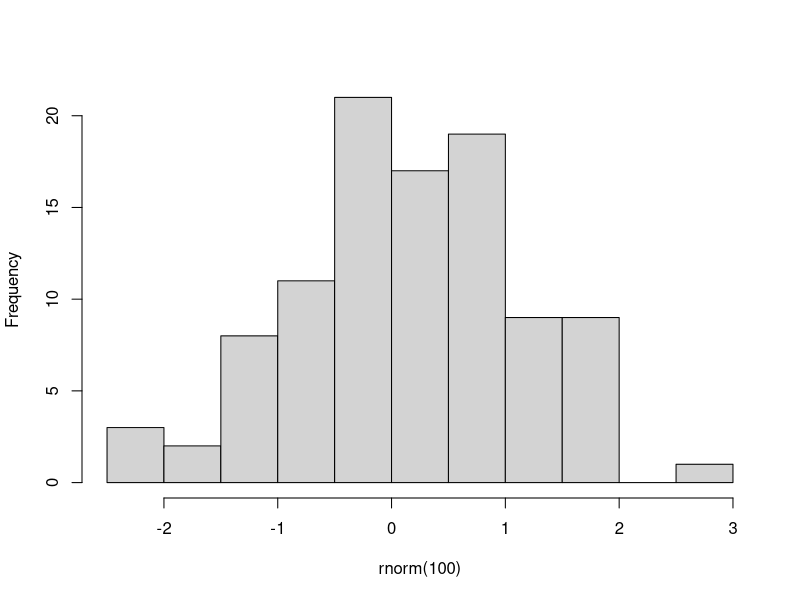

Recreate this plot in R.
## ---- chunk 1
a = 2
b = 1
c = 3
## ---- chunk 2
d = sqrt(((a)^2)+(2*b)+c) 
d
## ---- chunk 3
d = sqrt(((a)^2)+(2*b)+c) 
d
## ---- chunk 4
x=rnorm(100, 0, 1)
## ---- chunk 5
A=median(x)
B=mean(x)
C=var(x)
## ---- chunk 6
hist(rnorm(100), main = "", col = "lightgrey")
